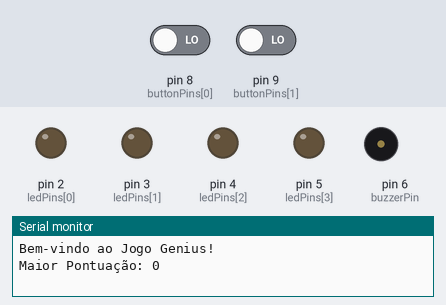
Bench run of a sketch on a simulated Arduino Uno, built with avr-gcc and run on an emulated ATmega328P. On the bench: output pins drawn as LEDs (lit = HIGH), buzzer (waves = sounding), the last lines printed to the serial monitor. Inputs (shaded band) come from the test bench; at power-on: pin 8 (buttonPins[0]) LOW, pin 9 (buttonPins[1]) LOW. Random numbers use the default seed unless the sketch sets one.

Above: at 1.5 s.
1.6 s: pin 8 (buttonPins[0]) driven HIGH and pin 9 (buttonPins[1]) driven HIGH
At 1.75 s:
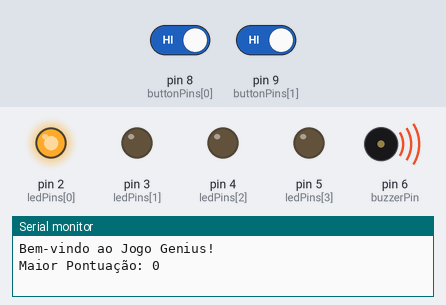
At 4.0 s:
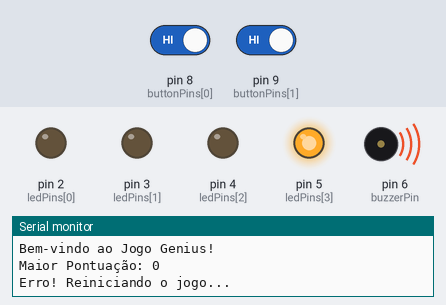
4.6 s: pin 8 (buttonPins[0]) driven LOW
7.6 s: pin 8 (buttonPins[0]) driven HIGH
At 9.5 s:
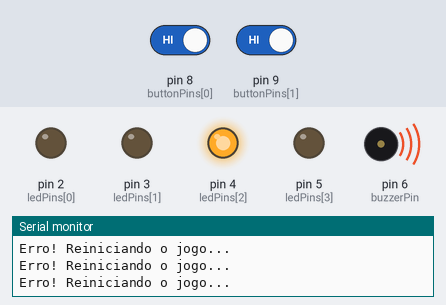
Timing chart, 0 to 16.6 s (numbered marks = the images above; inputs shaded):
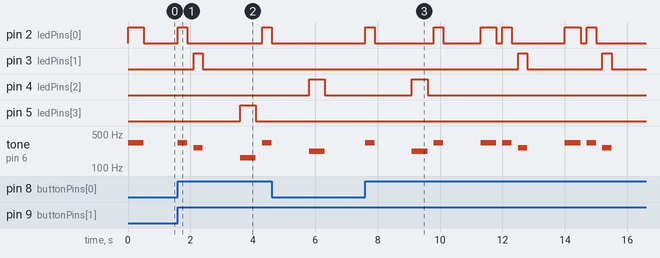

The sketch:

Jogo_Genius.ino
```cpp
/*
  Jogo Genius

  Arduino UNO, botões e LEDs. Esse código cria uma sequência de LEDs que o
  jogador deve repetir. O jogo fica progressivamente mais difícil, adicionando
  mais LEDs à sequência a cada rodada.

  Elaborado/Adaptado por Epaminondas Lage
*/

// Define pinos dos LEDs
const int ledPins[] = {2, 3, 4, 5};

// Define pinos dos botões
const int buttonPins[] = {8, 9, 10, 11};

// Define pino do buzzer
const int buzzerPin = 6;

// Frequências dos tons ajustadas para o som original do Genius
const int tones[] = {329, 261, 220, 164}; // E4, C4, A3, F3

// Sequência do jogo
int sequence[100];
int level = 0;
int maxScore = 0; // Armazena a maior pontuação atingida

// Função para acender os LEDs e tocar o som
void lightUp(int led, int duration) {
  digitalWrite(ledPins[led], HIGH);
  tone(buzzerPin, tones[led], duration);
  delay(duration);
  digitalWrite(ledPins[led], LOW);
  noTone(buzzerPin); // Para o som
  delay(200);  // Pequena pausa entre os flashes
}

// Função para tocar a sequência
void playSequence() {
  for (int i = 0; i <= level; i++) {
    lightUp(sequence[i], 500);
  }
}

// Função para verificar se o botão correto foi pressionado, com timeout
bool checkButtonWithTimeout(int button, int timeout) {
  unsigned long startTime = millis();
  while (millis() - startTime < timeout) {
    if (digitalRead(buttonPins[button]) == HIGH) {
      lightUp(button, 300);
      return true;
    }
  }
  return false;
}

// Função de setup
void setup() {
  // Configura pinos dos LEDs como saída
  for (int i = 0; i < 4; i++) {
    pinMode(ledPins[i], OUTPUT);
  }

  // Configura pinos dos botões como entrada
  for (int i = 0; i < 4; i++) {
    pinMode(buttonPins[i], INPUT);
  }

  // Configura pino do buzzer como saída
  pinMode(buzzerPin, OUTPUT);

  // Inicia comunicação serial para debugging e pontuação
  Serial.begin(9600);

  // Inicializa o gerador de números aleatórios
  randomSeed(analogRead(0));

  // Gera o primeiro item da sequência
  sequence[0] = random(0, 4);
  level = 0;

  // Mensagem inicial
  Serial.println("Bem-vindo ao Jogo Genius!");
  Serial.print("Maior Pontuação: ");
  Serial.println(maxScore);
}

// Função loop principal do jogo
void loop() {
  // Toca a sequência atual
  playSequence();

  // Espera o jogador repetir a sequência
  for (int i = 0; i <= level; i++) {
    bool correctButtonPressed = false;
    while (!correctButtonPressed) {
      for (int j = 0; j < 4; j++) {
        if (checkButtonWithTimeout(j, 5000)) { // 5 segundos para pressionar o botão correto
          if (sequence[i] == j) {
            correctButtonPressed = true;
          } else {
            // Se o jogador erra, o jogo reinicia
            Serial.println("Erro! Reiniciando o jogo...");
            delay(1000);

            // Atualiza a maior pontuação se necessário
            if (level > maxScore) {
              maxScore = level;
              Serial.print("Nova Maior Pontuação: ");
              Serial.println(maxScore);
            }

            // Reinicia o jogo
            level = 0;
            sequence[0] = random(0, 4);
            return;
          }
        }
      }
    }
  }

  // Se a sequência foi repetida corretamente, adiciona um novo LED à sequência
  level++;
  sequence[level] = random(0, 4);

  // Indica o avanço para o próximo nível
  Serial.print("Nível: ");
  Serial.println(level);

  // Pequena pausa antes de começar a próxima sequência
  delay(1000);
}
```

Measured:
- after the input at 1.6 s, pin 2 (ledPins[0]): LOW → HIGH at once, → LOW 0.30 s later, → HIGH 2.4 s later; pin 3 (ledPins[1]): LOW → HIGH after 0.50 s, → LOW 0.30 s later
- after the input at 7.6 s, pin 2 (ledPins[0]): LOW → HIGH at once, → LOW 0.30 s later, → HIGH 1.9 s later, → LOW 0.30 s later, … (12 changes in this stretch)
